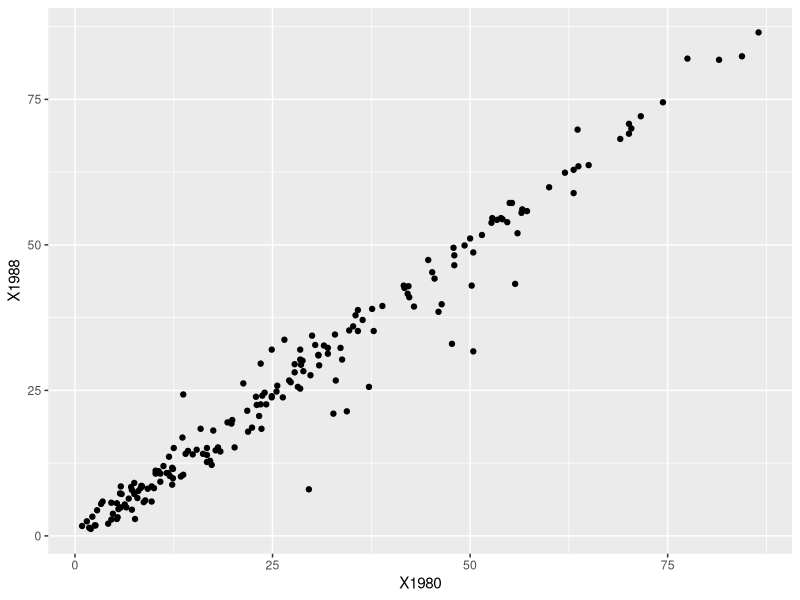

The R source for this figure:
## ---- chunk 1
library(ggplot2)
library(dplyr)
library(gridExtra)
library(reshape2)

setwd("~/projects/Classes/FoundationsOfDataScience_sliderule/github/UD651/L5")
df = read.csv ("indicator_t_above_65_labour_to_pop_percent_data_fixed.csv", header = TRUE)

head(df)
str(df)

# colnames(df) <- c("country", 1980:2007)

# transpose 
#tdf <- t(df)
#head(tdf)
#str(tdf)

## ---- chunk 2
#ggplot(aes(x = '1980', y = '1988'), data = df) +
#  geom_point()
## ---- chunk 3
ggplot(aes(x = X1980, y = X1988), data = df) +
  geom_point()
